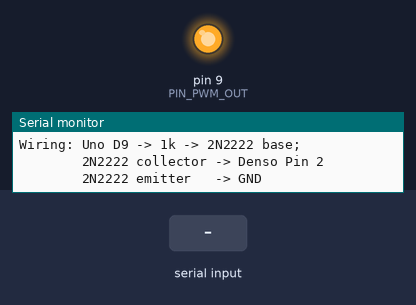
Recording of a program running on a simulated Arduino Uno, built with avr-gcc and run on an emulated ATmega328P. Parts: output pins drawn as LEDs (lit = HIGH), the last lines printed to the serial monitor. Inputs (shaded band) come from the test bench.

Above: at 1.5 s.
1.6 s: "on\n" received over Serial
At 2.3 s:
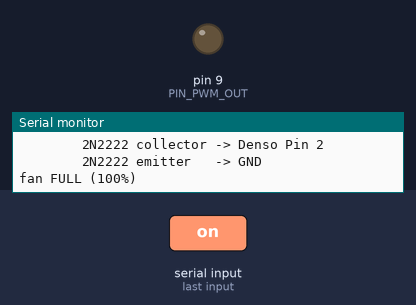
3.1 s: "90,45\n" received over Serial
At 3.5 s:
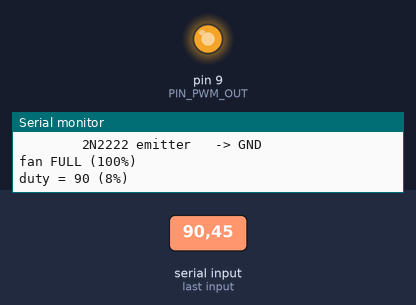
4.6 s: "off\n" received over Serial
At 5.8 s:
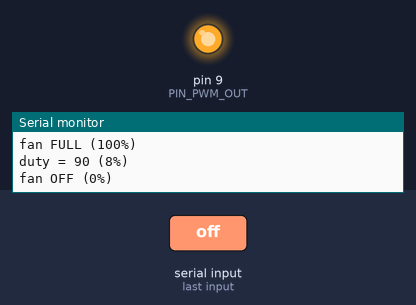
Timing chart, 0 to 7.6 s (numbered marks = the images above; inputs shaded):
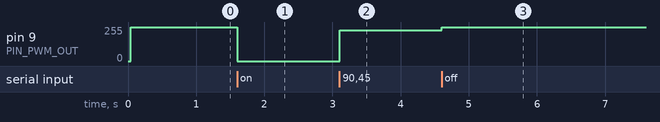

The program:

main.cpp
```cpp
#include <Arduino.h>

constexpr uint8_t  PIN_PWM_OUT     = 9;
constexpr uint32_t PWM_FREQ_HZ     = 3921;
constexpr uint16_t PWM_DUTY_MAX    = 1023;
constexpr uint32_t SERIAL_BAUD     = 9600;
constexpr uint16_t TIMER_PRESCALER = 1;

static const uint16_t TIMER_ICR1 =
    (uint16_t)((F_CPU / (TIMER_PRESCALER * PWM_FREQ_HZ)) - 1UL);

static uint16_t fanDuty = 0;

static inline void setFanDuty(uint16_t userDuty) {
  if (userDuty > PWM_DUTY_MAX) userDuty = PWM_DUTY_MAX;
  uint16_t arduinoDuty = (uint16_t)(PWM_DUTY_MAX - userDuty);
  OCR1A = (uint16_t)(((uint32_t)arduinoDuty * (TIMER_ICR1 + 1UL)) /
                     (PWM_DUTY_MAX + 1UL));
  fanDuty = userDuty;
}

static inline void setupTimer1Pwm() {
  digitalWrite(PIN_PWM_OUT, HIGH);
  pinMode(PIN_PWM_OUT, OUTPUT);
  TCCR1A = _BV(COM1A1) | _BV(WGM11);
  TCCR1B = _BV(WGM13)  | _BV(WGM12) | _BV(CS10);
  ICR1   = TIMER_ICR1;
  OCR1A  = TIMER_ICR1;
}

static void printHelp() {
  Serial.println();
  Serial.println(F("Toyota 89257-30080 fan PWM driver (3.9 kHz)"));
  Serial.println(F("---------------------------------------------"));
  Serial.println(F("Type 0..1023   -> raw 10-bit fan duty"));
  Serial.println(F("Type 0..100%   -> fan duty as percent"));
  Serial.println(F("Type 'off'     -> fan off (0% speed)"));
  Serial.println(F("Type 'on'      -> fan full (100% speed)"));
  Serial.println(F("Type 'read'    -> show current duty"));
  Serial.println(F("Type 'help'    -> show this message"));
  Serial.println();
  Serial.println(F("Wiring: Uno D9 -> 1k -> 2N2222 base;"));
  Serial.println(F("        2N2222 collector -> Denso Pin 2"));
  Serial.println(F("        2N2222 emitter   -> GND"));
  Serial.println();
}

static void handleSerial() {
  if (!Serial.available()) return;

  String s = Serial.readStringUntil('\n');
  s.trim();
  if (s.length() == 0) return;

  if (s.equalsIgnoreCase("off")) {
    setFanDuty(0);
    Serial.println(F("fan OFF (0%)"));
    return;
  }
  if (s.equalsIgnoreCase("on")) {
    setFanDuty(PWM_DUTY_MAX);
    Serial.println(F("fan FULL (100%)"));
    return;
  }
  if (s.equalsIgnoreCase("read")) {
    Serial.print(F("duty = "));
    Serial.print(fanDuty);
    Serial.print(F(" / "));
    Serial.print(PWM_DUTY_MAX);
    Serial.print(F(" ("));
    Serial.print((100UL * fanDuty) / (PWM_DUTY_MAX + 1));
    Serial.println(F("%)"));
    return;
  }
  if (s.equalsIgnoreCase("help") || s == "?") {
    printHelp();
    return;
  }

  bool isPercent = s.endsWith("%");
  if (isPercent) s.remove(s.length() - 1);

  int v = s.toInt();
  if (v < 0) v = 0;

  uint16_t duty;
  if (isPercent) {
    if (v > 100) v = 100;
    duty = (uint16_t)((uint32_t)v * (PWM_DUTY_MAX + 1) / 100);
  } else {
    if (v > (int)PWM_DUTY_MAX) v = PWM_DUTY_MAX;
    duty = (uint16_t)v;
  }

  setFanDuty(duty);
  Serial.print(F("duty = "));
  Serial.print(duty);
  Serial.print(F(" ("));
  Serial.print((100UL * duty) / (PWM_DUTY_MAX + 1));
  Serial.println(F("%)"));
}

void setup() {
  setupTimer1Pwm();
  setFanDuty(0);
  Serial.begin(SERIAL_BAUD);
  printHelp();
}

void loop() {
  handleSerial();
}
```

Measured:
- after the input at 1.6 s, pin 9 (PIN_PWM_OUT): 255/255 → 0/255 at once
- after the input at 3.1 s, pin 9 (PIN_PWM_OUT): 0/255 → 232/255 at once
- after the input at 4.6 s, pin 9 (PIN_PWM_OUT): 232/255 → 255/255 at once
